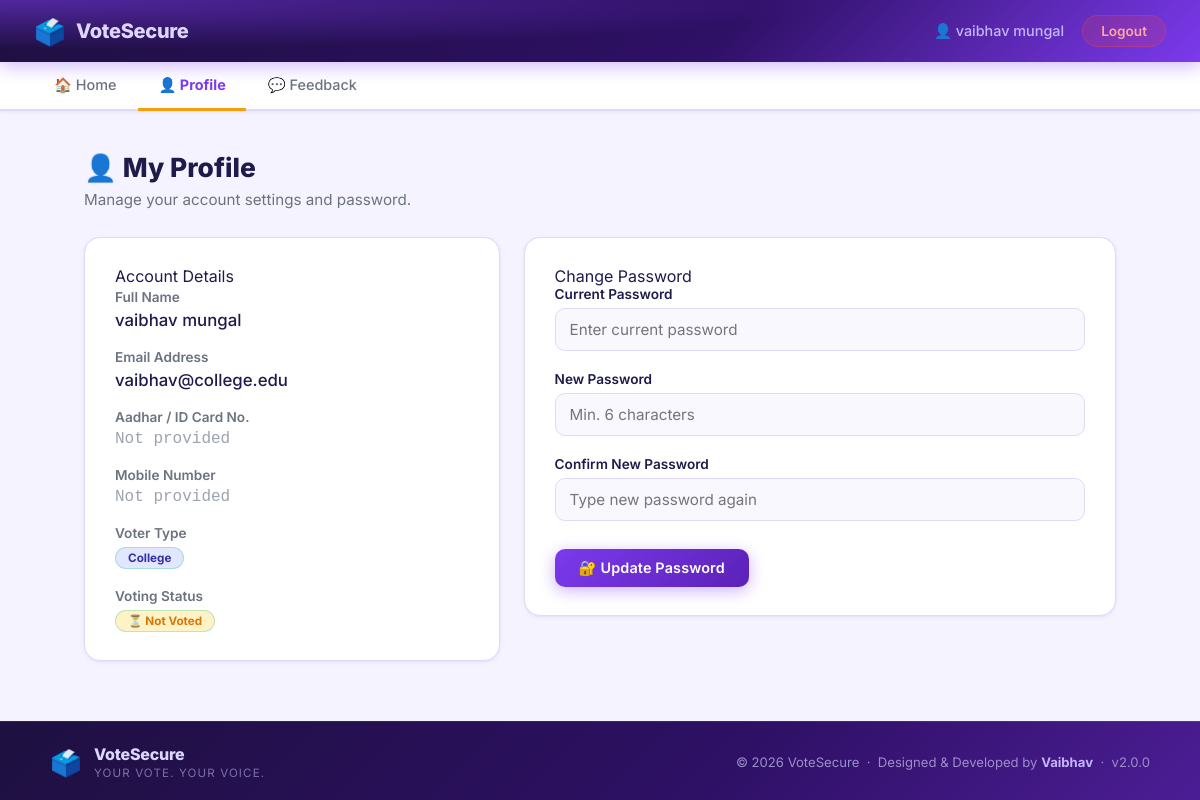
Screenshot of /voter/profile.php (signed in) with the database file from the repository.
### tables this page shows
CREATE TABLE `users` (
  `id` int(11) NOT NULL,
  `name` varchar(100) DEFAULT NULL,
  `email` varchar(100) DEFAULT NULL,
  `password` varchar(255) DEFAULT NULL,
  `election_card` varchar(20) DEFAULT NULL,
  `mobile` varchar(15) DEFAULT NULL,
  `has_voted` tinyint(4) DEFAULT 0,
  `created_at` timestamp NOT NULL DEFAULT current_timestamp(),
  `type` varchar(50) NOT NULL DEFAULT 'College'
);

### voter/profile.php (the view, shortened to what this page needs)
<?php
include("../config/database.php");
include("includes/header.php");
$uid = (int)$_SESSION['user'];
$stmt = $conn->prepare("SELECT name, email, type, created_at, has_voted, election_card, mobile FROM users WHERE id = ?");
$stmt->bind_param("i", $uid);
$stmt->execute();
$me = $stmt->get_result()->fetch_assoc();
?>
<h1 class="page-title">👤 My Profile</h1>
<p class="page-subtitle">Manage your account settings and password.</p>
<div style="display:flex; gap: 24px; flex-wrap: wrap; align-items: flex-start;">
    <div class="card" style="flex: 1; min-width: 300px;">
        <div class="card-title">Account Details</div>
        <div style="margin-bottom: 16px;">
            <label style="font-size:.85rem; font-weight:600; color:var(--text-muted);">Full Name</label>
            <div style="font-size: 1.05rem; font-weight: 500; color:var(--text-main); margin-top: 4px;"><?php echo htmlspecialchars($me['name']); ?></div>
        </div>
        <div style="margin-bottom: 16px;">
            <label style="font-size:.85rem; font-weight:600; color:var(--text-muted);">Email Address</label>
            <div style="font-size: 1.05rem; font-weight: 500; color:var(--text-main); margin-top: 4px;"><?php echo htmlspecialchars($me['email']); ?></div>
        </div>
        <div style="margin-bottom: 16px;">
            <label style="font-size:.85rem; font-weight:600; color:var(--text-muted);">Aadhar / ID Card No.</label>
            <div style="font-size: 1rem; font-weight: 500; color:var(--text-main); margin-top: 4px; font-family:monospace;">
                <?php echo $me['election_card'] ? htmlspecialchars($me['election_card']) : '<span style="color:#9ca3af;font-family:inherit;">Not provided</span>'; ?>
            </div>
        </div>
        <div style="margin-bottom: 16px;">
            <label style="font-size:.85rem; font-weight:600; color:var(--text-muted);">Mobile Number</label>
            <div style="font-size: 1rem; font-weight: 500; color:var(--text-main); margin-top: 4px; font-family:monospace;">
                <?php echo $me['mobile'] ? htmlspecialchars($me['mobile']) : '<span style="color:#9ca3af;font-family:inherit;">Not provided</span>'; ?>
            </div>
        </div>
        <div style="margin-bottom: 16px;">
            <label style="font-size:.85rem; font-weight:600; color:var(--text-muted);">Voter Type</label>
            <div style="margin-top: 4px;">
                <span class="badge" style="background:#e0e7ff; color:#3730a3;"><?php echo htmlspecialchars($me['type']); ?></span>
            </div>
        </div>
        <div>
            <label style="font-size:.85rem; font-weight:600; color:var(--text-muted);">Voting Status</label>
            <div style="margin-top: 4px;">
                <?php if($me['has_voted']): ?>
                    <span class="badge" style="background:#dcfce7; color:#16a34a;">✅ Voted</span>
                <?php else: ?>
                    <span class="badge" style="background:#fef3c7; color:#d97706;">⏳ Not Voted</span>
                <?php endif; ?>
            </div>
        </div>
    </div>
    <div class="card" style="flex: 1.5; min-width: 300px;">
        <div class="card-title">Change Password</div>
        <form method="POST">
            <div class="form-group">
                <label>Current Password</label>
                <input type="password" name="current_password" required placeholder="Enter current password">
            </div>
            <div class="form-grid">
                <div class="form-group">
                    <label>New Password</label>
                    <input type="password" name="new_password" required placeholder="Min. 6 characters">
                </div>
                <div class="form-group">
                    <label>Confirm New Password</label>
                    <input type="password" name="confirm_password" required placeholder="Type new password again">
                </div>
            </div>
            <button type="submit" name="update_password" class="btn btn-primary" style="margin-top: 8px;">
                🔐 Update Password
            </button>
        </form>
    </div>
</div>
<?php include("includes/footer.php"); ?>

### voter/includes/header.php (shortened to what this page needs)
<?php
$uid  = (int)$_SESSION['user'];
$stmt = $conn->prepare("SELECT name FROM users WHERE id = ?");
$stmt->bind_param("i", $uid);
$stmt->execute();
$result = $stmt->get_result();
$me     = $result->fetch_assoc();
$voter_name = htmlspecialchars($me['name'] ?? 'Voter');
?>
<!DOCTYPE html>
<html lang="en">
<head>
    <link rel="stylesheet" href="../assets/css/voter.css">
</head>
<body>
<header class="top-header">
    <div class="brand">
        <span class="brand-icon">🗳️</span>
        <span class="brand-name">VoteSecure</span>
    </div>
    <div class="header-right">
        <span class="welcome-text">👤 <?php echo $voter_name; ?></span>
        <a href="logout.php" class="logout-btn">Logout</a>
    </div>
</header>
<nav class="navbar">
    <a href="dashboard.php" class="nav-link <?php echo (basename($_SERVER['PHP_SELF'])=='dashboard.php')?'active':''; ?>">🏠 Home</a>
    <a href="profile.php"   class="nav-link <?php echo (basename($_SERVER['PHP_SELF'])=='profile.php') ?'active':''; ?>">👤 Profile</a>
    <a href="feedback.php"  class="nav-link <?php echo (basename($_SERVER['PHP_SELF'])=='feedback.php') ?'active':''; ?>">💬 Feedback</a>
</nav>
<main class="main-content">

### assets/css/voter.css (style rules this page uses)
:root { --primary: #7c3aed; --primary-dark: #6d28d9; --primary-deeper: #5b21b6; --primary-light: #ede9fe; --primary-glow: rgba(124,58,237,.22); --accent: #f59e0b; --accent-dark: #d97706; --accent-light: #fef3c7; --success: #10b981; --success-dark: #059669; --danger: #ef4444; --danger-dark: #dc2626; --warning: #f59e0b; --text-main: #1e1b4b; --text-muted: #6b7280; --bg-page: #f5f3ff; --bg-card: #ffffff; --border: #e0d9f7; --radius-sm: 10px; --radius-md: 16px; --radius-lg: 22px; --shadow-sm: 0 1px 4px rgba(124,58,237,.08), 0 1px 2px rgba(124,58,237,.05); --shadow-md: 0 4px 18px rgba(124,58,237,.13); --shadow-lg: 0 14px 50px rgba(124,58,237,.18); --transition: 0.22s ease; }
*, *::before, *::after { box-sizing: border-box; margin: 0; padding: 0; }
body { font-family: 'Inter', Arial, sans-serif; background: var(--bg-page); color: var(--text-main); min-height: 100vh; display: flex; flex-direction: column; }
a { color: var(--primary); text-decoration: none; }
.top-header { background: radial-gradient(ellipse 70% 80% at 0% 0%, rgba(124,58,237,.55), transparent), linear-gradient(135deg, #1e1040 0%, #2e1065 60%, #7c3aed 100%); color: #fff; padding: 15px 34px; display: flex; align-items: center; justify-content: space-between; box-shadow: 0 3px 18px rgba(124,58,237,.4); position: sticky; top: 0; z-index: 100; }
.brand { display: flex; align-items: center; gap: 10px; }
.brand-icon { font-size: 1.6rem; }
.brand-name { font-size: 1.25rem; font-weight: 800; letter-spacing: -.3px; color: #ddd6fe; }
.header-right { display: flex; align-items: center; gap: 18px; }
.welcome-text { font-size: .9rem; color: #c4b5fd; font-weight: 500; }
.logout-btn { background: rgba(239,68,68,.18); color: #fca5a5; border: 1px solid rgba(239,68,68,.35); padding: 7px 18px; border-radius: 50px; font-size: .85rem; font-weight: 600; transition: background var(--transition), color var(--transition); text-decoration: none; }
.navbar { background: #fff; border-bottom: 2px solid var(--border); padding: 0 34px; display: flex; gap: 2px; box-shadow: var(--shadow-sm); }
.nav-link { display: inline-block; padding: 14px 20px; font-size: .9rem; font-weight: 500; color: var(--text-muted); text-decoration: none; border-bottom: 3px solid transparent; transition: color var(--transition), border-color var(--transition); margin-bottom: -2px; }
.nav-link.active { color: var(--primary); border-bottom-color: var(--accent); font-weight: 700; }
.main-content { flex: 1; padding: 40px 34px; max-width: 1100px; width: 100%; margin: 0 auto; }
.page-title { font-size: 1.65rem; font-weight: 800; color: var(--text-main); margin-bottom: 6px; }
.page-subtitle { font-size: .95rem; color: var(--text-muted); margin-bottom: 28px; }
.card { background: var(--bg-card); border: 1px solid var(--border); border-radius: var(--radius-md); padding: 28px 30px; box-shadow: var(--shadow-sm); margin-bottom: 20px; transition: box-shadow var(--transition), transform var(--transition); }
.badge { display: inline-block; padding: 3px 12px; border-radius: 50px; font-size: .73rem; font-weight: 700; background: #d1fae5; color: #065f46; width: fit-content; border: 1px solid rgba(16,185,129,.25); }
.btn { display: inline-block; padding: 10px 24px; border-radius: var(--radius-sm); font-size: .9rem; font-weight: 600; cursor: pointer; border: none; text-decoration: none; transition: background var(--transition), transform var(--transition), box-shadow var(--transition); font-family: inherit; letter-spacing: .01em; }
.btn-primary { background: linear-gradient(135deg, var(--primary), var(--primary-deeper)); color: #fff; box-shadow: 0 4px 16px rgba(124,58,237,.38); }
.form-group { margin-bottom: 20px; }
.form-group label { display: block; font-size: .85rem; font-weight: 600; color: var(--text-main); margin-bottom: 6px; }
.form-group input, .form-group textarea, .form-group select { width: 100%; padding: 11px 14px; border: 1.5px solid var(--border); border-radius: var(--radius-sm); font-size: .95rem; font-family: inherit; color: var(--text-main); background: #faf8ff; transition: border-color var(--transition), box-shadow var(--transition); outline: none; }

### rows the page displays
users: name "vaibhav mungal", email "vaibhav@college.edu", type "College"
